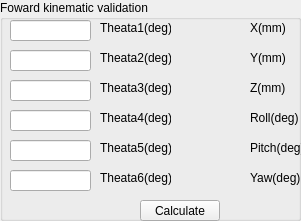
   <widget class="QGroupBox" name="groupBox_2">
    <property name="geometry">
     <rect>
      <x>450</x>
      <y>300</y>
      <width>301</width>
      <height>221</height>
     </rect>
    </property>
    <property name="title">
     <string>Foward kinematic validation</string>
    </property>
    <widget class="QLineEdit" name="theta6">
     <property name="geometry">
      <rect>
       <x>10</x>
       <y>170</y>
       <width>81</width>
       <height>21</height>
      </rect>
     </property>
    </widget>
    <widget class="QLineEdit" name="theta1">
     <property name="geometry">
      <rect>
       <x>10</x>
       <y>20</y>
       <width>81</width>
       <height>21</height>
      </rect>
     </property>
    </widget>
    <widget class="QLineEdit" name="theta4">
     <property name="geometry">
      <rect>
       <x>10</x>
       <y>110</y>
       <width>81</width>
       <height>21</height>
      </rect>
     </property>
    </widget>
    <widget class="QLineEdit" name="theta3">
     <property name="geometry">
      <rect>
       <x>10</x>
       <y>80</y>
       <width>81</width>
       <height>21</height>
      </rect>
     </property>
    </widget>
    <widget class="QLineEdit" name="theta2">
     <property name="geometry">
      <rect>
       <x>10</x>
       <y>50</y>
       <width>81</width>
       <height>21</height>
      </rect>
     </property>
    </widget>
    <widget class="QLineEdit" name="theta5">
     <property name="geometry">
      <rect>
       <x>10</x>
       <y>140</y>
       <width>81</width>
       <height>21</height>
      </rect>
     </property>
    </widget>
    <widget class="QLabel" name="label_46">
     <property name="geometry">
      <rect>
       <x>100</x>
       <y>20</y>
       <width>71</width>
       <height>16</height>
      </rect>
     </property>
     <property name="text">
      <string>Theata1(deg)</string>
     </property>
    </widget>
    <widget class="QLabel" name="label_47">
     <property name="geometry">
      <rect>
       <x>100</x>
       <y>50</y>
       <width>71</width>
       <height>16</height>
      </rect>
     </property>
     <property name="text">
      <string>Theata2(deg)</string>
     </property>
    </widget>
    <widget class="QLabel" name="label_48">
     <property name="geometry">
      <rect>
       <x>100</x>
       <y>80</y>
       <width>71</width>
       <height>16</height>
      </rect>
     </property>
     <property name="text">
      <string>Theata3(deg)</string>
     </property>
    </widget>
    <widget class="QLabel" name="label_49">
     <property name="geometry">
      <rect>
       <x>100</x>
       <y>110</y>
       <width>71</width>
       <height>16</height>
      </rect>
     </property>
     <property name="text">
      <string>Theata4(deg)</string>
     </property>
    </widget>
    <widget class="QLabel" name="label_50">
     <property name="geometry">
      <rect>
       <x>100</x>
       <y>140</y>
       <width>71</width>
       <height>16</height>
      </rect>
     </property>
     <property name="text">
      <string>Theata5(deg)</string>
     </property>
    </widget>
    <widget class="QLabel" name="label_51">
     <property name="geometry">
      <rect>
       <x>100</x>
       <y>170</y>
       <width>71</width>
       <height>16</height>
      </rect>
     </property>
     <property name="text">
      <string>Theata6(deg)</string>
     </property>
    </widget>
    <widget class="QPushButton" name="fk_calculate">
     <property name="geometry">
      <rect>
       <x>140</x>
       <y>200</y>
       <width>80</width>
       <height>21</height>
      </rect>
     </property>
     <property name="text">
      <string>Calculate</string>
     </property>
    </widget>
    <widget class="QLabel" name="fk_rz">
     <property name="geometry">
      <rect>
       <x>170</x>
       <y>170</y>
       <width>71</width>
       <height>16</height>
      </rect>
     </property>
     <property name="text">
      <string/>
     </property>
    </widget>
    <widget class="QLabel" name="fk_y">
     <property name="geometry">
      <rect>
       <x>170</x>
       <y>50</y>
       <width>71</width>
       <height>16</height>
      </rect>
     </property>
     <property name="text">
      <string/>
     </property>
    </widget>
    <widget class="QLabel" name="fk_rx">
     <property name="geometry">
      <rect>
       <x>170</x>
       <y>110</y>
       <width>71</width>
       <height>16</height>
      </rect>
     </property>
     <property name="text">
      <string/>
     </property>
    </widget>
    <widget class="QLabel" name="fk_ry">
     <property name="geometry">
      <rect>
       <x>170</x>
       <y>140</y>
       <width>71</width>
       <height>16</height>
      </rect>
     </property>
     <property name="text">
      <string/>
     </property>
    </widget>
    <widget class="QLabel" name="fk_x">
     <property name="geometry">
      <rect>
       <x>170</x>
       <y>20</y>
       <width>71</width>
       <height>16</height>
      </rect>
     </property>
     <property name="text">
      <string/>
     </property>
    </widget>
    <widget class="QLabel" name="fk_z">
     <property name="geometry">
      <rect>
       <x>170</x>
       <y>80</y>
       <width>71</width>
       <height>16</height>
      </rect>
     </property>
     <property name="text">
      <string/>
     </property>
    </widget>
    <widget class="QLabel" name="label_58">
     <property name="geometry">
      <rect>
       <x>250</x>
       <y>170</y>
       <width>71</width>
       <height>16</height>
      </rect>
     </property>
     <property name="text">
      <string>Yaw(deg)</string>
     </property>
    </widget>
    <widget class="QLabel" name="label_59">
     <property name="geometry">
      <rect>
       <x>250</x>
       <y>50</y>
       <width>71</width>
       <height>16</height>
      </rect>
     </property>
     <property name="text">
      <string>Y(mm)</string>
     </property>
    </widget>
    <widget class="QLabel" name="label_60">
     <property name="geometry">
      <rect>
       <x>250</x>
       <y>110</y>
       <width>71</width>
       <height>16</height>
      </rect>
     </property>
     <property name="text">
      <string>Roll(deg)</string>
     </property>
    </widget>
    <widget class="QLabel" name="label_61">
     <property name="geometry">
      <rect>
       <x>250</x>
       <y>80</y>
       <width>71</width>
       <height>16</height>
      </rect>
     </property>
     <property name="text">
      <string>Z(mm)</string>
     </property>
    </widget>
    <widget class="QLabel" name="label_62">
     <property name="geometry">
      <rect>
       <x>250</x>
       <y>20</y>
       <width>71</width>
       <height>16</height>
      </rect>
     </property>
     <property name="text">
      <string>X(mm)</string>
     </property>
    </widget>
    <widget class="QLabel" name="label_63">
     <property name="geometry">
      <rect>
       <x>250</x>
       <y>140</y>
       <width>71</width>
       <height>16</height>
      </rect>
     </property>
     <property name="text">
      <string>Pitch(deg)</string>
     </property>
    </widget>
   </widget>
